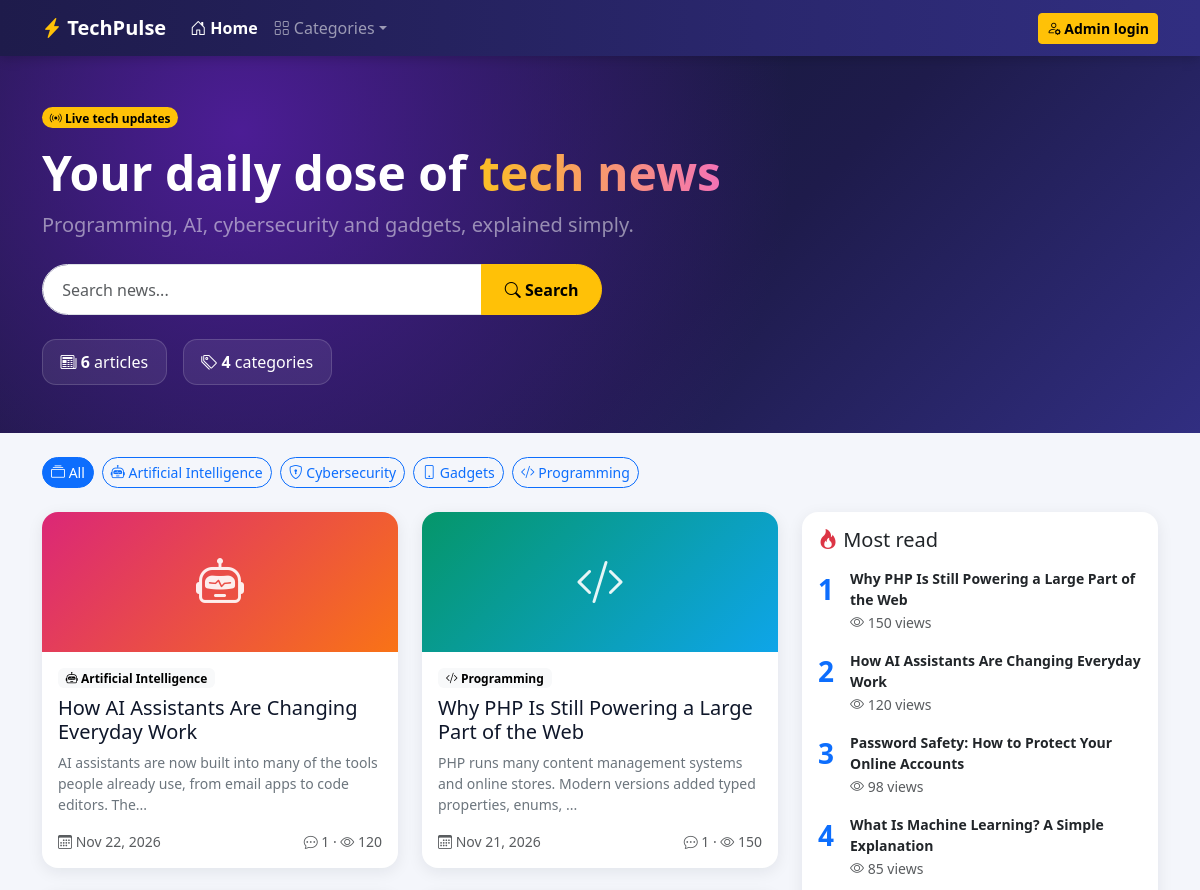
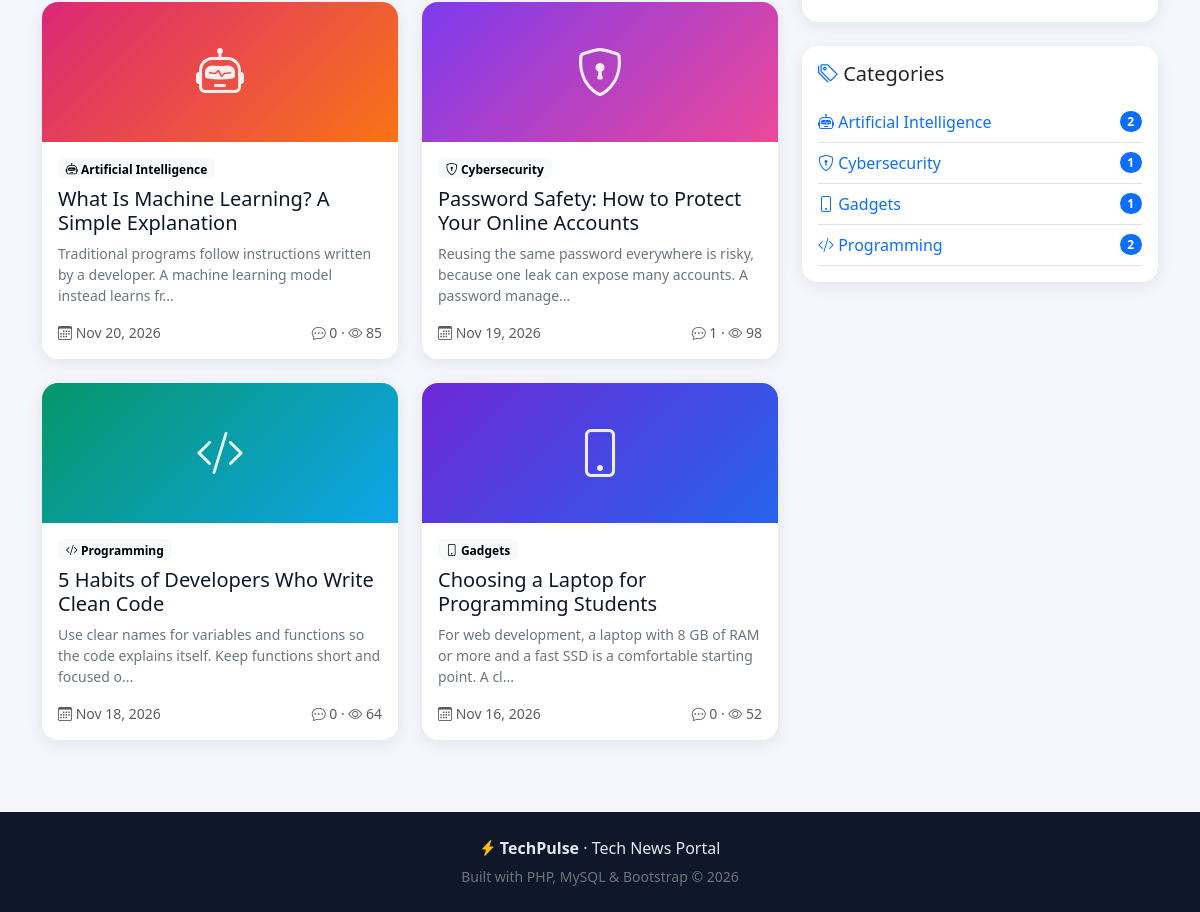
The page / on the database its author committed (2 pictures, top to bottom).
### tables this page shows
CREATE TABLE categories (
  id          INT UNSIGNED NOT NULL AUTO_INCREMENT,
  name        VARCHAR(80)  NOT NULL,
  description VARCHAR(255) NULL,
  icon        VARCHAR(40)  NOT NULL DEFAULT 'bi-cpu',
  created_at  TIMESTAMP    NOT NULL DEFAULT CURRENT_TIMESTAMP,
  PRIMARY KEY (id),
  UNIQUE KEY uq_category_name (name)
);

CREATE TABLE posts (
  id          INT UNSIGNED NOT NULL AUTO_INCREMENT,
  category_id INT UNSIGNED NOT NULL,
  title       VARCHAR(200) NOT NULL,
  content     TEXT         NOT NULL,
  image       VARCHAR(255) NULL,
  status      ENUM('published','draft') NOT NULL DEFAULT 'published',
  views       INT UNSIGNED NOT NULL DEFAULT 0,
  created_at  TIMESTAMP    NOT NULL DEFAULT CURRENT_TIMESTAMP,
  PRIMARY KEY (id),
  KEY idx_posts_category (category_id),
  KEY idx_posts_status_date (status, created_at),
  CONSTRAINT fk_posts_category FOREIGN KEY (category_id)
    REFERENCES categories (id) ON DELETE RESTRICT ON UPDATE CASCADE
);

### config/functions.php (called while the page is built, shortened)
<?php
function e(mixed $value): string
{
    return htmlspecialchars((string) $value, ENT_QUOTES | ENT_SUBSTITUTE, 'UTF-8');
}
function fmt_date(string $date): string
{
    return date('M j, Y', strtotime($date));
}
function excerpt(string $text, int $len = 110): string
{
    return mb_strimwidth(trim((string) preg_replace('/\s+/', ' ', $text)), 0, $len, '...');
}

### index.php (the view, shortened to what this page needs)
<?php
require_once __DIR__ . '/config/bootstrap.php';
$cat     = (int) ($_GET['cat'] ?? 0);
$q       = trim((string) ($_GET['q'] ?? ''));
$page    = max(1, (int) ($_GET['page'] ?? 1));
$perPage = 6;
$where  = ["p.status = 'published'"];
$params = [];
$whereSql = implode(' AND ', $where);
$stmt = $pdo->prepare("SELECT COUNT(*) FROM posts p WHERE $whereSql");
$stmt->execute($params);
$total  = (int) $stmt->fetchColumn();
$pages  = max(1, (int) ceil($total / $perPage));
$page   = min($page, $pages);
$offset = ($page - 1) * $perPage;
$stmt = $pdo->prepare(
    "SELECT p.*, c.name AS category_name, c.icon,
            (SELECT COUNT(*) FROM comments m WHERE m.post_id = p.id) AS comments_count
       FROM posts p JOIN categories c ON c.id = p.category_id
      WHERE $whereSql
      ORDER BY p.created_at DESC, p.id DESC
      LIMIT :lim OFFSET :off"
);
$stmt->bindValue(':lim', $perPage, PDO::PARAM_INT);
$stmt->bindValue(':off', $offset, PDO::PARAM_INT);
$stmt->execute();
$posts = $stmt->fetchAll();
$categories = $pdo->query(
    "SELECT c.id, c.name, c.icon, COUNT(p.id) AS total
       FROM categories c LEFT JOIN posts p ON p.category_id = c.id AND p.status = 'published'
      GROUP BY c.id ORDER BY c.name"
)->fetchAll();
$popular    = $pdo->query("SELECT id, title, views FROM posts WHERE status = 'published' ORDER BY views DESC LIMIT 4")->fetchAll();
$totalPosts = (int) $pdo->query("SELECT COUNT(*) FROM posts WHERE status = 'published'")->fetchColumn();
require __DIR__ . '/layout/site_header.php';
?>
<section class="hero text-white">
  <div class="container py-5">
    <span class="badge rounded-pill text-bg-warning mb-3"><i class="bi bi-broadcast"></i> Live tech updates</span>
    <h1 class="display-5 fw-bold">Your daily dose of <span class="text-gradient">tech news</span></h1>
    <p class="lead text-white-50 col-lg-7">Programming, AI, cybersecurity and gadgets, explained simply.</p>
    <form method="get" class="search-box input-group mt-4" style="max-width:560px" role="search">
      <input type="search" name="q" value="<?= e($q) ?>" class="form-control" placeholder="Search news..." aria-label="Search news">
      <button class="btn btn-warning fw-semibold"><i class="bi bi-search"></i> Search</button>
    </form>
    <div class="d-flex gap-3 mt-4 flex-wrap">
      <div class="hero-stat"><i class="bi bi-newspaper"></i> <strong><?= $totalPosts ?></strong> articles</div>
      <div class="hero-stat"><i class="bi bi-tags"></i> <strong><?= count($categories) ?></strong> categories</div>
    </div>
  </div>
</section>
<div class="container py-4">
  <div class="d-flex flex-wrap gap-2 mb-4">
    <a href="index.php" class="btn btn-sm cat-pill <?= $cat === 0 ? 'btn-primary' : 'btn-outline-primary' ?>"><i class="bi bi-collection"></i> All</a>
    <?php foreach ($categories as $c): ?>
      <a href="index.php?cat=<?= (int) $c['id'] ?>" class="btn btn-sm cat-pill <?= $cat === (int) $c['id'] ? 'btn-primary' : 'btn-outline-primary' ?>">
        <i class="bi <?= e($c['icon']) ?>"></i> <?= e($c['name']) ?>
      </a>
    <?php endforeach; ?>
  </div>
  <div class="row g-4">
    <div class="col-lg-8">
      <?php if (!$posts): ?>
        <div class="text-center py-5 bg-white rounded-4 shadow-sm">
          <i class="bi bi-inbox display-3 text-secondary"></i>
          <h4 class="mt-3">No articles found</h4>
          <a href="index.php" class="btn btn-primary mt-2">Back to home</a>
        </div>
      <?php else: ?>
        <div class="row g-4">
          <?php foreach ($posts as $p): ?>
            <div class="col-md-6">
              <article class="card news-card h-100 position-relative">
                <?php if ($p['image']): ?>
                  <img class="card-img-cover" src="<?= e(UPLOAD_URL . $p['image']) ?>" alt="<?= e($p['title']) ?>">
                <?php else: ?>
                  <div class="card-banner grad-<?= (int) $p['category_id'] % 4 ?>"><i class="bi <?= e($p['icon']) ?>"></i></div>
                <?php endif; ?>
                <div class="card-body d-flex flex-column">
                  <span class="badge text-bg-light align-self-start mb-2"><i class="bi <?= e($p['icon']) ?>"></i> <?= e($p['category_name']) ?></span>
                  <h5 class="card-title"><a class="stretched-link" href="post.php?id=<?= (int) $p['id'] ?>"><?= e($p['title']) ?></a></h5>
                  <p class="card-text text-secondary small flex-grow-1"><?= e(excerpt($p['content'])) ?></p>
                  <div class="small text-muted d-flex justify-content-between">
                    <span><i class="bi bi-calendar3"></i> <?= e(fmt_date($p['created_at'])) ?></span>
                    <span><i class="bi bi-chat-dots"></i> <?= (int) $p['comments_count'] ?> &middot; <i class="bi bi-eye"></i> <?= (int) $p['views'] ?></span>
                  </div>
                </div>
              </article>
            </div>
          <?php endforeach; ?>
        </div>
      <?php endif; ?>
    </div>
    <aside class="col-lg-4">
      <div class="card side-card mb-4"><div class="card-body">
        <h5 class="mb-3"><i class="bi bi-fire text-danger"></i> Most read</h5>
        <?php foreach ($popular as $i => $p): ?>
          <a href="post.php?id=<?= (int) $p['id'] ?>" class="d-flex gap-3 text-decoration-none text-dark mb-3">
            <span class="fs-3 fw-bold text-primary"><?= $i + 1 ?></span>
            <span><span class="d-block fw-semibold small"><?= e($p['title']) ?></span>
            <small class="text-muted"><i class="bi bi-eye"></i> <?= (int) $p['views'] ?> views</small></span>
          </a>
        <?php endforeach; ?>
      </div></div>
      <div class="card side-card"><div class="card-body">
        <h5 class="mb-3"><i class="bi bi-tags text-primary"></i> Categories</h5>
        <?php foreach ($categories as $c): ?>
          <a href="index.php?cat=<?= (int) $c['id'] ?>" class="d-flex justify-content-between align-items-center text-decoration-none py-2 border-bottom">
            <span><i class="bi <?= e($c['icon']) ?>"></i> <?= e($c['name']) ?></span>
            <span class="badge text-bg-primary rounded-pill"><?= (int) $c['total'] ?></span>
          </a>
        <?php endforeach; ?>
      </div></div>
    </aside>
  </div>
</div>
<?php require __DIR__ . '/layout/site_footer.php'; ?>

### layout/site_header.php (shortened to what this page needs)
<?php
$current = basename($_SERVER['SCRIPT_NAME']);
?>
<!DOCTYPE html>
<html lang="en">
<head>
  <link href="https://cdn.jsdelivr.net/npm/bootstrap@5.3.3/dist/css/bootstrap.min.css" rel="stylesheet">
  <link href="https://cdn.jsdelivr.net/npm/bootstrap-icons@1.11.3/font/bootstrap-icons.css" rel="stylesheet">
  <link href="<?= BASE_URL ?>/assets/css/style.css" rel="stylesheet">
</head>
<body>
<nav class="navbar navbar-expand-lg navbar-dark site-nav sticky-top">
  <div class="container">
    <a class="navbar-brand fw-bold" href="<?= BASE_URL ?>/index.php"><i class="bi bi-lightning-charge-fill text-warning"></i> TechPulse</a>
    <div class="collapse navbar-collapse" id="nav">
      <ul class="navbar-nav me-auto">
        <li class="nav-item"><a class="nav-link <?= $current === 'index.php' ? 'active' : '' ?>" href="<?= BASE_URL ?>/index.php"><i class="bi bi-house-door"></i> Home</a></li>
        <li class="nav-item dropdown">
          <a class="nav-link dropdown-toggle" href="#" data-bs-toggle="dropdown"><i class="bi bi-grid"></i> Categories</a>
        </li>
      </ul>
      <a class="btn btn-warning btn-sm fw-semibold" href="<?= BASE_URL ?>/admin/index.php"><i class="bi bi-person-gear"></i> <?= empty($_SESSION['user_id']) ? 'Admin login' : 'Dashboard' ?></a>
    </div>
  </div>
</nav>

### layout/site_footer.php (shortened to what this page needs)
<footer class="site-footer mt-5 py-4 text-center">
  <div class="container">
    <p class="mb-1"><i class="bi bi-lightning-charge-fill text-warning"></i> <strong>TechPulse</strong> &middot; Tech News Portal</p>
    <small class="text-secondary">Built with PHP, MySQL &amp; Bootstrap &copy; <?= date('Y') ?></small>
  </div>
</footer>
</body>
</html>

### assets/css/style.css (style rules this page uses)
:root { --ink: #0f172a; }
body { background: #f4f6fb; color: var(--ink); font-family: system-ui, -apple-system, "Segoe UI", Roboto, sans-serif; }
.site-nav, .admin-nav { background: linear-gradient(90deg, #1e1b4b, #312e81); box-shadow: 0 2px 12px rgba(0,0,0,.2); }
.site-nav .nav-link.active { color: #fff; font-weight: 600; }
.hero { background: radial-gradient(circle at 20% 20%, #4c1d95, transparent 55%), linear-gradient(135deg, #0f172a, #1e1b4b 60%, #312e81); }
.hero .text-gradient { background: linear-gradient(90deg, #fbbf24, #f472b6); -webkit-background-clip: text; background-clip: text; color: transparent; }
.hero-stat { background: rgba(255,255,255,.08); border: 1px solid rgba(255,255,255,.15); border-radius: 14px; padding: .6rem 1.1rem; }
.search-box .form-control { border-radius: 50rem 0 0 50rem; padding: .8rem 1.2rem; }
.search-box .btn { border-radius: 0 50rem 50rem 0; padding: .8rem 1.4rem; }
.cat-pill { border-radius: 50rem; }
.news-card { border: 0; border-radius: 16px; overflow: hidden; box-shadow: 0 4px 16px rgba(15,23,42,.08); transition: transform .2s, box-shadow .2s; }
.card-banner { height: 140px; display: flex; align-items: center; justify-content: center; font-size: 3rem; color: rgba(255,255,255,.9); }
.grad-0 { background: linear-gradient(135deg, #6d28d9, #2563eb); }
.grad-1 { background: linear-gradient(135deg, #db2777, #f97316); }
.grad-2 { background: linear-gradient(135deg, #059669, #0ea5e9); }
.grad-3 { background: linear-gradient(135deg, #7c3aed, #ec4899); }
.news-card .stretched-link { color: var(--ink); text-decoration: none; }
.side-card { border: 0; border-radius: 16px; box-shadow: 0 4px 16px rgba(15,23,42,.08); }
.site-footer { background: #0f172a; color: #e2e8f0; }

### rows shown on the page
categories: name "Artificial Intelligence", total "2"
categories: name "Cybersecurity", total "1"
categories: name "Gadgets", total "1"
categories: name "Programming", total "2"
posts: category.name "Artificial Intelligence", title "How AI Assistants Are Changing Everyday Work", content "AI assistants are now built into many of the tools people already use, from email apps to code editors. The...", created_at "Nov 22, 2026", comments_count "1", views "120"
posts: category.name "Programming", title "Why PHP Is Still Powering a Large Part of the Web", content "PHP runs many content management systems and online stores. Modern versions added typed properties, enums, ...", created_at "Nov 21, 2026", comments_count "1", views "150"
posts: category.name "Artificial Intelligence", title "What Is Machine Learning? A Simple Explanation", content "Traditional programs follow instructions written by a developer. A machine learning model instead learns fr...", created_at "Nov 20, 2026", comments_count "0", views "85"
posts: category.name "Cybersecurity", title "Password Safety: How to Protect Your Online Accounts", content "Reusing the same password everywhere is risky, because one leak can expose many accounts. A password manage...", created_at "Nov 19, 2026", comments_count "1", views "98"
posts: category.name "Programming", title "5 Habits of Developers Who Write Clean Code", content "Use clear names for variables and functions so the code explains itself. Keep functions short and focused o...", created_at "Nov 18, 2026", comments_count "0", views "64"
posts: category.name "Gadgets", title "Choosing a Laptop for Programming Students", content "For web development, a laptop with 8 GB of RAM or more and a fast SSD is a comfortable starting point. A cl...", created_at "Nov 16, 2026", comments_count "0", views "52"

### other values the page prints
$totalPosts "6"
count($categories) "4"
